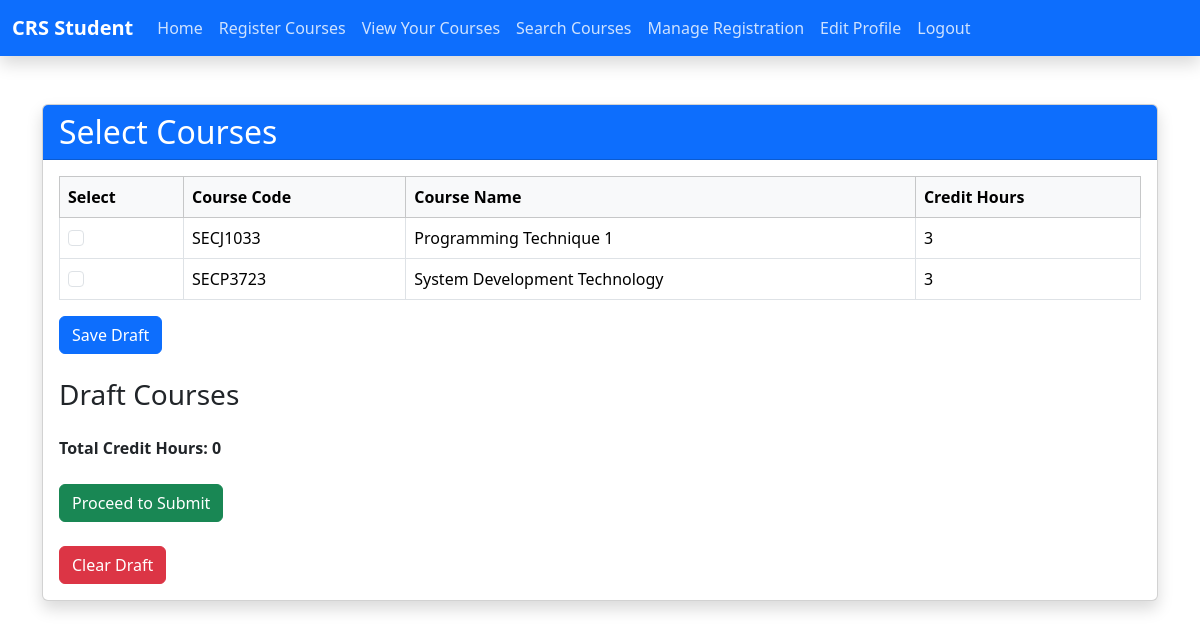
The page /studentRegisterCourse.php (signed in) on the database its author committed.
### tables this page shows
CREATE TABLE `tb_course` (
  `c_code` varchar(10) NOT NULL,
  `c_name` varchar(30) NOT NULL,
  `c_credit` int(11) NOT NULL,
  `c_lec` varchar(10) NOT NULL
);

### studentRegisterCourse.php (the view, shortened to what this page needs)
<?php
include 'dbconnect.php';
include 'studentNav.php';
$sql_courses = "SELECT * FROM tb_course";
$result_courses = $con->query($sql_courses);
?>
<div class="container mt-5">
  <div class="card shadow">
    <div class="card-header bg-primary text-white">
      <h2 class="card-title mb-0">Select Courses</h2>
    </div>
    <div class="card-body">
      <form method="POST">
        <table class="table table-bordered table-hover">
          <thead class="table-light">
            <tr>
              <th scope="col">Select</th>
              <th scope="col">Course Code</th>
              <th scope="col">Course Name</th>
              <th scope="col">Credit Hours</th>
            </tr>
          </thead>
          <tbody>
            <?php
            while ($course = $result_courses->fetch_assoc()) {
              echo "<tr>";
              echo "<td>";
              echo "<input class='form-check-input' type='checkbox' name='courses[]' value='" . $course['c_code'] . "'";
              if (in_array($course['c_code'], $_SESSION['draft_courses'])) {
                echo " checked";
              }
              echo ">";
              echo "</td>";
              echo "<td>" . $course['c_code'] . "</td>";
              echo "<td>" . $course['c_name'] . "</td>";
              echo "<td>" . $course['c_credit'] . "</td>";
              echo "</tr>";
            }
            ?>
          </tbody>
        </table>
        <button type="submit" name="select_courses" class="btn btn-primary">Save Draft</button>
      </form>
      <h3 class="mt-4">Draft Courses</h3>
        <?php
        $total_credit_hours = 0;
        ?>
      <div class="mt-3">
        <strong>Total Credit Hours: <?php echo $total_credit_hours; ?></strong>
      </div>
      <div class="mt-4">
        <a href="#" id="submitLink" class="btn btn-success">Proceed to Submit</a>
      </div>
      <div class="mt-4">
        <a href="?clear_draft=true" id="clearDraftLink" class="btn btn-danger">Clear Draft</a>
      </div>
    </div>
  </div>
  <br><br>
</div>
</body>
</html>

### rows shown on the page
tb_course: c_code "SECJ1033", c_name "Programming Technique 1", c_credit "3"
tb_course: c_code "SECP3723", c_name "System Development Technology", c_credit "3"

### other values the page prints
$total_credit_hours "0"
